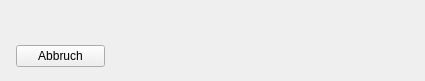
<?xml version="1.0" encoding="UTF-8"?>
<ui version="4.0">
  <class>SetupDosBoxForm</class>
  <widget class="QDialog" name="SetupDosBoxForm">
    <property name="geometry"><rect><x>0</x><y>0</y><width>425</width><height>81</height></rect></property>
    <property name="windowTitle"><string>SetupDosBoxForm</string></property>
    <property name="vclBorderStyle" stdset="0"><string notr="true">bsDialog</string></property>
    <property name="vclPosition" stdset="0"><string notr="true">poOwnerFormCenter</string></property>
    <property name="vclBorderIcons" stdset="0"><string notr="true" /></property>
    <property name="vclDesignWidth" stdset="0"><number>425</number></property>
    <property name="vclDesignHeight" stdset="0"><number>81</number></property>
    <layout class="QVBoxLayout" name="SetupDosBoxForm_Layout" stretch="0,0,0,1">
      <property name="leftMargin"><number>16</number></property>
      <property name="topMargin"><number>16</number></property>
      <property name="rightMargin"><number>4</number></property>
      <property name="bottomMargin"><number>8</number></property>
      <property name="spacing"><number>0</number></property>
      <item>
        <layout class="QGridLayout" name="SetupDosBoxForm_Section1" columnstretch="0,1">
          <property name="leftMargin"><number>0</number></property>
          <property name="topMargin"><number>0</number></property>
          <property name="rightMargin"><number>0</number></property>
          <property name="bottomMargin"><number>0</number></property>
          <property name="horizontalSpacing"><number>8</number></property>
          <property name="verticalSpacing"><number>4</number></property>
          <item row="0" column="0" colspan="2">
            <widget class="QLabel" name="InfoLabel">
              <property name="text"><string /></property>
              <property name="textFormat"><enum>Qt::PlainText</enum></property>
              <property name="alignment"><set>Qt::AlignLeft|Qt::AlignTop</set></property>
            </widget>
          </item>
          <item row="0" column="1">
            <spacer name="SetupDosBoxForm_Section1_HFill">
              <property name="orientation"><enum>Qt::Horizontal</enum></property>
              <property name="sizeHint" stdset="0"><size><width>0</width><height>0</height></size></property>
            </spacer>
          </item>
        </layout>
      </item>
      <item>
        <spacer name="SetupDosBoxForm_Gap1">
          <property name="orientation"><enum>Qt::Vertical</enum></property>
          <property name="sizeType"><enum>QSizePolicy::Fixed</enum></property>
          <property name="sizeHint" stdset="0"><size><width>0</width><height>15</height></size></property>
        </spacer>
      </item>
      <item>
        <layout class="QGridLayout" name="SetupDosBoxForm_Section2" columnstretch="0,1">
          <property name="leftMargin"><number>0</number></property>
          <property name="topMargin"><number>0</number></property>
          <property name="rightMargin"><number>0</number></property>
          <property name="bottomMargin"><number>0</number></property>
          <property name="horizontalSpacing"><number>8</number></property>
          <property name="verticalSpacing"><number>4</number></property>
          <item row="0" column="0" alignment="Qt::AlignLeft">
            <widget class="QPushButton" name="AbortButton">
              <property name="text"><string>Abbruch</string></property>
              <property name="icon"><iconset resource="../../resources/dfend.qrc"><normaloff>:/glyphs/bd0ff9a43277f4e6.png</normaloff></iconset></property>
              <property name="autoDefault"><bool>false</bool></property>
              <property name="vclModalResult" stdset="0"><string notr="true">mrAbort</string></property>
              <property name="vclOnClick" stdset="0"><string notr="true">AbortButtonClick</string></property>
              <property name="minimumSize"><size><width>89</width><height>0</height></size></property>
            </widget>
          </item>
          <item row="0" column="1">
            <spacer name="SetupDosBoxForm_Section2_HFill">
              <property name="orientation"><enum>Qt::Horizontal</enum></property>
              <property name="sizeHint" stdset="0"><size><width>0</width><height>0</height></size></property>
            </spacer>
          </item>
        </layout>
      </item>
      <item>
        <spacer name="SetupDosBoxForm_VFill">
          <property name="orientation"><enum>Qt::Vertical</enum></property>
          <property name="sizeHint" stdset="0"><size><width>0</width><height>0</height></size></property>
        </spacer>
      </item>
    </layout>
  </widget>
  <resources>
    <include location="../../resources/dfend.qrc" />
  </resources>
  <connections />
</ui>
